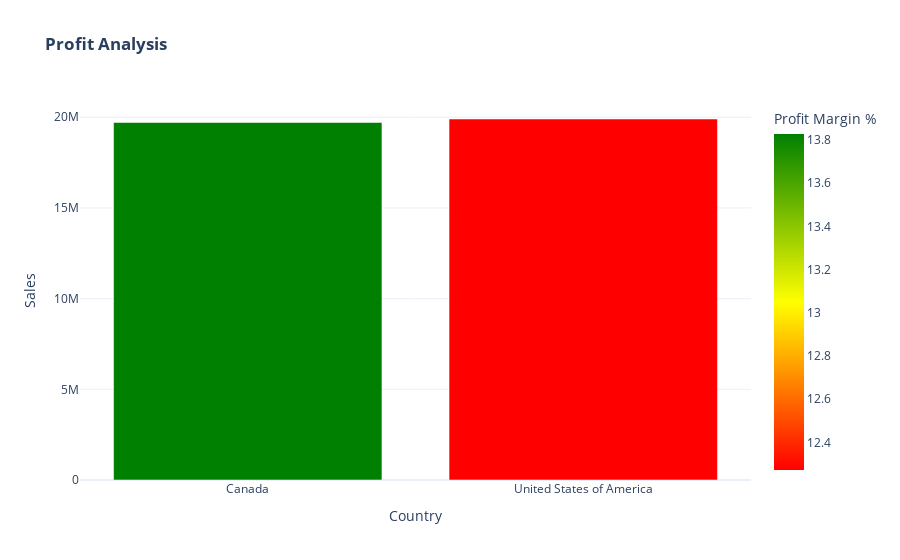

Notebook source saved alongside this figure:
### Code cell
fig = px.bar(
    df,
    x=df.index,
    y="Sales", 
    color="Profit Margin %",
    color_continuous_scale=["red", "yellow", "green"],
    template="plotly_white",
    title="<b>Profit Analysis</b>",
)

fig.write_html(str(OUTPUT_DIR / "profit_analysis.html"))

df.to_excel(OUTPUT_DIR / "summary.xlsx")

fig.show()

### Figure 1 — Plotly figure (JSON) as saved in the notebook; plotly's stock layout.template omitted (floating-point values rounded to 4 significant figures)
{"data": [{"alignmentgroup": "True", "hovertemplate": "Country=%{x}<br>Sales=%{y}<br>Profit Margin %=%{marker.color}<extra></extra>", "legendgroup": "", "marker": {"color": [13.83, 12.27], "coloraxis": "coloraxis", "pattern": {"shape": ""}}, "name": "", "offsetgroup": "", "orientation": "v", "showlegend": false, "textposition": "auto", "type": "bar", "x": ["Canada", "United States of America"], "xaxis": "x", "y": [19710000.0, 19910000.0], "yaxis": "y"}], "layout": {"barmode": "relative", "coloraxis": {"colorbar": {"title": {"text": "Profit Margin %"}}, "colorscale": [[0, "red"], [0.5, "yellow"], [1, "green"]]}, "legend": {"tracegroupgap": 0}, "title": {"text": "<b>Profit Analysis</b>"}, "xaxis": {"anchor": "y", "domain": [0, 1], "title": {"text": "Country"}}, "yaxis": {"anchor": "x", "domain": [0, 1], "title": {"text": "Sales"}}}}
